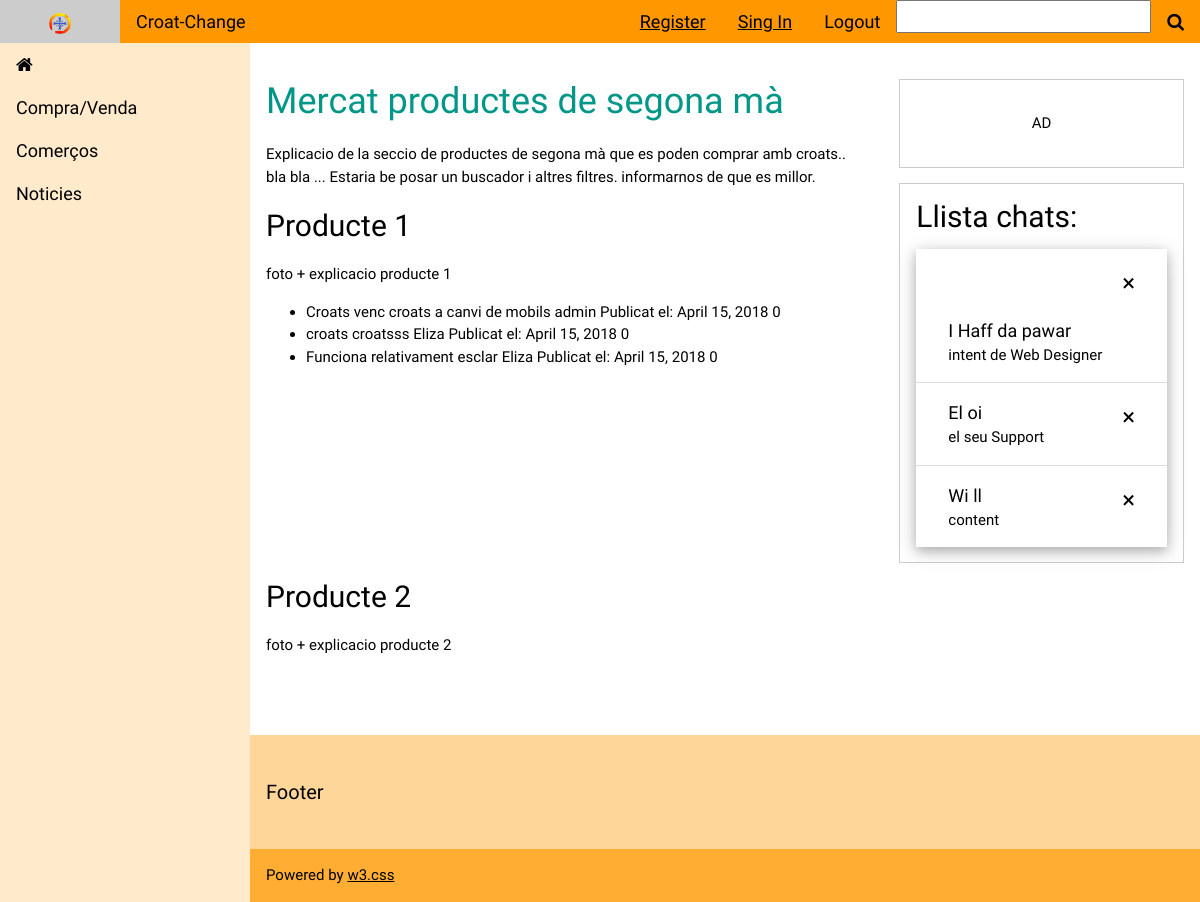
The page /home/mercat_croat on the database as committed earlier.
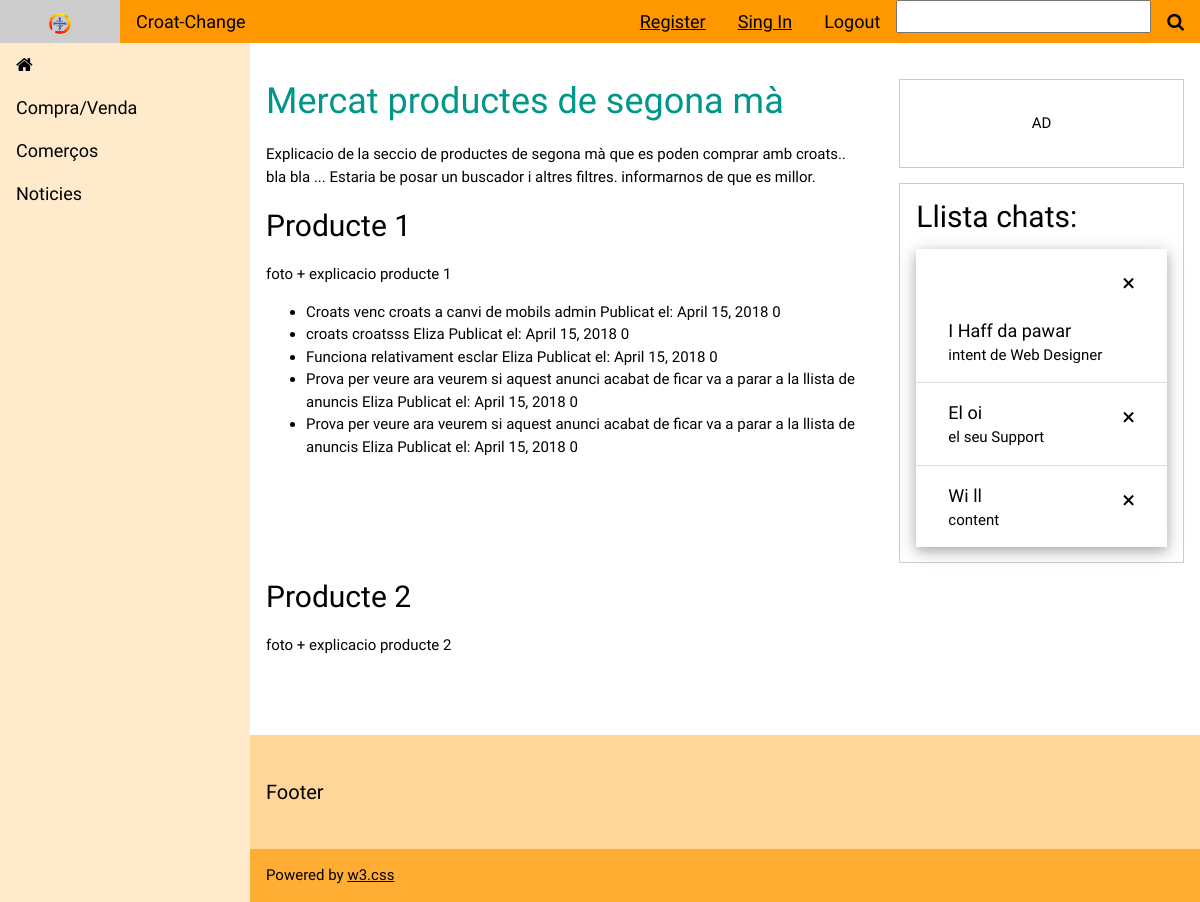
The same page on the database as committed later.
### home/models.py (models this page shows)
class Anunci(models.Model):
    titol=models.CharField(max_length=30)
    descripcio=models.CharField(max_length=600)
    autor=models.ForeignKey(User, on_delete=models.CASCADE)
    date=models.DateField()
    num_stars=models.IntegerField()

### home/views.py (the view)
# urls.py: path('mercat_croat',views.mercat_croat,name="mercat_croat"),
def mercat_croat(request):
    llista_tots_anuncis=Anunci.objects.all().order_by("-date")
    context={'anuncis':llista_tots_anuncis}
    return render(request,"home/mercat_croat.html",context)

### home/templates/home/mercat_croat.html (shortened to what this page needs)
<!DOCTYPE html>
{% load static %}
<html>
<link rel="stylesheet" href="{% static 'home/css/w3.css' %}">
<link rel="stylesheet" href="{% static 'home/css/w3-theme-black.css' %}">
<link rel="stylesheet" href="{% static 'home/css/roboto.css' %}">
<link rel="stylesheet" href="{% static 'home/css/font-awesome.min.css' %}">
<link rel="stylesheet" href="{% static 'https://cdnjs.cloudflare.com/ajax/libs/font-awesome/4.7.0/css/font-awesome.min.css' %}">
<body>
<div class="w3-top">
  <div class="w3-bar w3-theme w3-top w3-large">
    <a href="#" class="w3-bar-item w3-button w3-theme-l1" style="width: 10%" ><img src="imatges/fotologo.png" class="w3-round-xlarge" alt="Norway" style="width:24%"></a>
    <a href="#" class="w3-bar-item w3-button w3-hide-small w3-hover-white">Croat-Change</a>
    <a href="#" class="w3-bar-item w3-right w3-button"><i class="fa fa-search"></i></a>
    <input class="w3-right" type="text" name="cerca" maxlength="10">
    <a href="logout" class="w3-bar-item w3-right w3-button"> Logout</a>
    <a href="singin" class="w3-bar-item w3-right w3-hide-small w3-hover-white">Sing In</a>
    <a href="register" class="w3-bar-item w3-right w3-hide-small w3-hover-white">Register</a>
  </div>
</div>
<nav class="w3-sidebar w3-bar-block w3-collapse w3-large w3-theme-l4 w3-animate-left" id="mySidebar">
  <a href="/home" class="w3-bar-item w3-button"><i class="fa fa-home"></i></a>
<a onclick="myFunction('Demo1')" class="w3-bar-item w3-button w3-hover-black">
Compra/Venda</a>
  <a class="w3-bar-item w3-button w3-hover-black" href="comercos">Comerços</a>
  <a class="w3-bar-item w3-button w3-hover-black" href="noticies">Noticies</a>
</nav>
<div class="w3-main" style="margin-left:250px">
  <div class="w3-row w3-padding-64">
    <div class="w3-twothird w3-container">
      <h1 class="w3-text-teal">Mercat productes de segona mà</h1>
	<p>Explicacio de la seccio de productes de segona mà que es poden comprar amb croats.. bla bla ... Estaria be posar un buscador i altres filtres. informarnos de que es millor.</p>
	<h2 class="w3-text">Producte 1</h2>
      <p>foto + explicacio producte 1</p>
{% if anuncis %}
<ul>
{% for element in anuncis %}
	<li> {{ element.titol}} {{element.descripcio}} {{element.autor}} Publicat el: {{element.date}} {{element.num_stars}} </li>
{% endfor %}
</ul>
{% else %}
	nope
{% endif %}
    </div>
    <div class="w3-third w3-container">
      <p class="w3-border w3-padding-large w3-padding-32 w3-center">AD</p>
<div class="w3-container w3-border">
  <h2>Llista chats:</h2>
  <ul class="w3-ul w3-card-4">
    <li class="w3-bar">
      <span onclick="this.parentElement.style.display='none'" class="w3-bar-item w3-button w3-white w3-xlarge w3-right">×</span>
      <div class="w3-bar-item">
        <span class="w3-large">I Haff da pawar</span><br>
        <span>intent de Web Designer</span>
      </div>
    </li>
    <li class="w3-bar">
      <span onclick="this.parentElement.style.display='none'" class="w3-bar-item w3-button w3-white w3-xlarge w3-right">×</span>
      <div class="w3-bar-item">
        <span class="w3-large">El oi</span><br>
        <span>el seu Support</span>
      </div>
    </li>
    <li class="w3-bar">
      <span onclick="this.parentElement.style.display='none'" class="w3-bar-item w3-button w3-white w3-xlarge w3-right">×</span>
      <div class="w3-bar-item">
        <span class="w3-large">Wi ll</span><br>
        <span>content</span>
      </div>
    </li>
  </ul>
</div>
    </div>
    <div class="w3-twothird w3-container">
	<h2 class="w3-text">Producte 2 </h2>
      <p>foto + explicacio producte 2</p>
    </div>
  </div>
  <footer id="myFooter">
    <div class="w3-container w3-theme-l3 w3-padding-32">
      <h4>Footer</h4>
    </div>
    <div class="w3-container w3-theme-l1">
      <p>Powered by <a href="https://www.w3schools.com/w3css/default.asp" target="_blank">w3.css</a></p>
    </div>
  </footer>
</div>
</body>
</html>

### home/static/home/css/w3.css (style rules this page uses)
html { box-sizing:border-box }
*,*:before,*:after { box-sizing:inherit }
html { -ms-text-size-adjust:100%;-webkit-text-size-adjust:100% }
body { margin:0 }
article,aside,details,figcaption,figure,footer,header,main,menu,nav,section,summary { display:block }
a { background-color:transparent;-webkit-text-decoration-skip:objects }
img { border-style:none }
button,input,select,textarea { font:inherit;margin:0 }
button,input { overflow:visible }
html,body { font-family:Verdana,sans-serif;font-size:15px;line-height:1.5 }
html { overflow-x:hidden }
h1 { font-size:36px }
h2 { font-size:30px }
h4 { font-size:20px }
h1,h2,h3,h4,h5,h6 { font-family:"Segoe UI",Arial,sans-serif;font-weight:400;margin:10px 0 }
img { vertical-align:middle }
a { color:inherit }
.w3-btn,.w3-button { border:none;display:inline-block;padding:8px 16px;vertical-align:middle;overflow:hidden;text-decoration:none;color:inherit;background-color:inherit;text-align:center;cursor:pointer;white-space:nowrap }
.w3-btn,.w3-button { -webkit-touch-callout:none;-webkit-user-select:none;-khtml-user-select:none;-moz-user-select:none;-ms-user-select:none;user-select:none }
.w3-ul { list-style-type:none;padding:0;margin:0 }
.w3-ul li { padding:8px 16px;border-bottom:1px solid #ddd }
.w3-ul li:last-child { border-bottom:none }
.w3-sidebar { height:100%;width:200px;background-color:#fff;position:fixed!important;z-index:1;overflow:auto }
.w3-main,#main { transition:margin-left .4s }
.w3-bar { width:100%;overflow:hidden }
.w3-bar .w3-bar-item { padding:8px 16px;float:left;width:auto;border:none;display:block;outline:0 }
.w3-bar .w3-button { white-space:normal }
.w3-bar-block .w3-bar-item { width:100%;display:block;padding:8px 16px;text-align:left;border:none;white-space:normal;float:none;outline:0 }
.w3-container:after,.w3-container:before,.w3-panel:after,.w3-panel:before,.w3-row:after,.w3-row:before,.w3-row-padding:after,.w3-row-padding:before, .w3-cell-row:before,.w3-cell-row:after,.w3-clear:after,.w3-clear:before,.w3-bar:before,.w3-bar:after { content:"";display:table;clear:both }
.w3-col,.w3-half,.w3-third,.w3-twothird,.w3-threequarter,.w3-quarter { float:left;width:100% }
@media (min-width:601px) { .w3-col.m4,.w3-third { width:33.33333% } }
@media (min-width:601px) { .w3-col.m8,.w3-twothird { width:66.66666% } }
@media (min-width:993px) { .w3-sidebar.w3-collapse { display:block!important } }
.w3-top,.w3-bottom { position:fixed;width:100%;z-index:1 }
.w3-top { top:0 }
.w3-round-xlarge { border-radius:16px }
.w3-container,.w3-panel { padding:0.01em 16px }
.w3-card-4,.w3-hover-shadow:hover { box-shadow:0 4px 10px 0 rgba(0,0,0,0.2),0 4px 20px 0 rgba(0,0,0,0.19) }
.w3-animate-left { position:relative;animation:animateleft 0.4s }
.w3-large { font-size:18px!important }
.w3-xlarge { font-size:24px!important }
.w3-center { text-align:center!important }
.w3-border { border:1px solid #ccc!important }
.w3-padding-large { padding:12px 24px!important }
.w3-padding-32 { padding-top:32px!important;padding-bottom:32px!important }
.w3-padding-64 { padding-top:64px!important;padding-bottom:64px!important }
.w3-right { float:right!important }
.w3-white,.w3-hover-white:hover { color:#000!important;background-color:#fff!important }
.w3-text-teal,.w3-hover-text-teal:hover { color:#009688!important }

### home/static/home/css/w3-theme-black.css (style rules this page uses)
.w3-theme-l4 { color:#000 !important; background-color:#ffebcc !important }
.w3-theme-l3 { color:#000 !important; background-color:#ffd699 !important }
.w3-theme-l1 { color:#000 !important; background-color:#ffad33 !important }
.w3-theme { color:#000 !important; background-color:#ff9800 !important }

### home/templates/home/mercat_croat.html (style rules this page uses)
html,body,h1,h2,h3,h4,h5,h6 { font-family: "Roboto", sans-serif; }
.w3-sidebar { z-index: 3; width: 250px; top: 43px; bottom: 0; height: inherit; }

Rows that differ between the two databases and show on the page:
added Anunci: titol "Prova per veure", descripcio "ara veurem si aquest anunci acabat de ficar va a parar a la llista de anuncis", autor "Eliza", date "April 15, 2018", num_stars "0"
added Anunci: titol "Prova per veure", descripcio "ara veurem si aquest anunci acabat de ficar va a parar a la llista de anuncis", autor "Eliza", date "April 15, 2018", num_stars "0"
